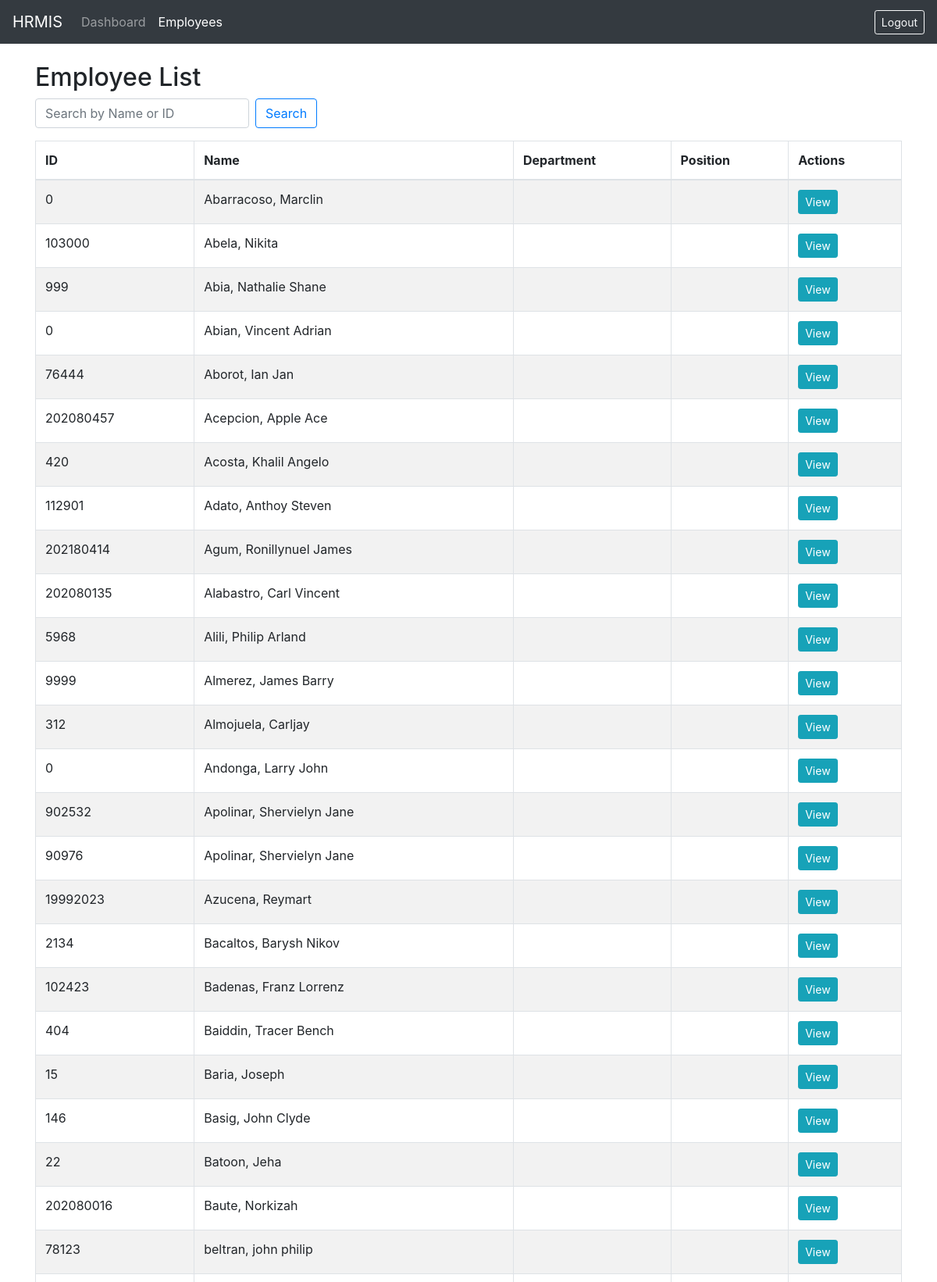
Page /views/list_employees.php (signed in, upper part) on the committed database.
### tables this page shows
CREATE TABLE `employees` (
  `id` int NOT NULL AUTO_INCREMENT,
  `firstname` varchar(100) DEFAULT NULL,
  `middlename` varchar(100) DEFAULT NULL,
  `surname` varchar(100) DEFAULT NULL,
  `name_extension` varchar(5) DEFAULT NULL,
  `date_of_birth` date DEFAULT NULL,
  `birth_city` varchar(45) NOT NULL,
  `birth_province` varchar(45) NOT NULL,
  `birth_country` varchar(45) NOT NULL,
  `sex` varchar(7) NOT NULL,
  `civil_status` varchar(10) NOT NULL,
  `height_in_meter` float NOT NULL,
  `weight_in_kg` float NOT NULL,
  `contactno` varchar(45) NOT NULL,
  `blood_type` varchar(45) NOT NULL,
  `gsis_id` varchar(20) DEFAULT NULL,
  `sss_no` varchar(45) DEFAULT NULL,
  `philhealth_no` varchar(20) DEFAULT NULL,
  `tin_no` varchar(20) DEFAULT NULL,
  `employee_no` int NOT NULL,
  `citizenship` varchar(45) NOT NULL,
  `res_spec_address` varchar(45) DEFAULT NULL,
  `res_street_address` varchar(45) DEFAULT NULL,
  `res_vill_address` varchar(45) DEFAULT NULL,
  `res_barangay_address` varchar(45) NOT NULL,
  `res_city` varchar(45) NOT NULL,
  `res_municipality` varchar(45) NOT NULL,
  `res_province` varchar(45) NOT NULL,
  `res_zipcode` varchar(45) NOT NULL,
  `perm_spec_address` varchar(45) DEFAULT NULL,
  `perm_street_address` varchar(45) DEFAULT NULL,
  `perm_vill_address` varchar(45) DEFAULT NULL,
  `perm_barangay_address` varchar(45) NOT NULL,
  `perm_city` varchar(45) NOT NULL,
  `perm_municipality` varchar(45) NOT NULL,
  `perm_province` varchar(45) NOT NULL,
  `perm_zipcode` varchar(45) NOT NULL,
  `telephone_no` varchar(50) DEFAULT NULL,
  `mobile_no` varchar(50) DEFAULT NULL,
  `email_address` varchar(100) DEFAULT NULL,
  `Q34A` tinyint NOT NULL,
  `Q34B` tinyint NOT NULL,
  `Q34_details` varchar(45) DEFAULT NULL,
  `Q35a` tinyint NOT NULL,
  `Q35b` tinyint NOT NULL,
  `Q35_details` varchar(45) DEFAULT NULL,
  `Q36` varchar(45) NOT NULL,
  `Q36_details` varchar(45) DEFAULT NULL,
  `Q37` tinyint NOT NULL,
  `Q37_details` varchar(45) DEFAULT NULL,
  `Q38a` tinyint NOT NULL,
  `Q38b` tinyint NOT NULL,
  `Q38_details` varchar(45) DEFAULT NULL,
  `Q39a` tinyint NOT NULL,
  `Q39b` tinyint NOT NULL,
  `Q39_details` varchar(45) DEFAULT NULL,
  `Q40a` tinyint NOT NULL,
  `Q40a_details` varchar(45) DEFAULT NULL,
  `Q40b` tinyint NOT NULL,
  `Q40b_details` varchar(45) DEFAULT NULL,
  `Q40c` tinyint NOT NULL,
  `Q40c_details` varchar(45) DEFAULT NULL,
  `place_of_birth` varchar(255) DEFAULT NULL,
  `pagibig_id` varchar(20) DEFAULT NULL,
  `residential_address` text,
  `residential_zip` varchar(10) DEFAULT NULL,
  `permanent_address` text,
  `permanent_zip` varchar(10) DEFAULT NULL,
  `department` varchar(100) DEFAULT NULL,
  `position` varchar(100) DEFAULT NULL,
  `date_hired` date DEFAULT NULL,
  `created_at` timestamp NULL DEFAULT CURRENT_TIMESTAMP,
  PRIMARY KEY (`id`)
);

### classes/Employee.php (called while the page is built, shortened)
<?php
class Employee {
    private $conn;
    private $table_name = "employees";
    public function __construct($db) {
        $this->conn = $db;
    }
    public function readAll($search = "") {
        $query = "SELECT * FROM " . $this->table_name;
        $query .= " ORDER BY surname ASC";
        $stmt = $this->conn->prepare($query);
        $stmt->execute();
        return $stmt;
    }
}
?>

### views/list_employees.php (the view, shortened to what this page needs)
<?php
require_once '../classes/Employee.php';
$database = new Database();
$db = $database->getConnection();
$employee = new Employee($db);
$search = isset($_GET['search']) ? $_GET['search'] : "";
$stmt = $employee->readAll($search);
?>
<!DOCTYPE html>
<html>
<head>
    <link rel="stylesheet" href="https://stackpath.bootstrapcdn.com/bootstrap/4.5.2/css/bootstrap.min.css">
</head>
<body>
    <nav class="navbar navbar-expand-lg navbar-dark bg-dark">
        <a class="navbar-brand" href="../dashboard.php">HRMIS</a>
        <div class="collapse navbar-collapse">
            <ul class="navbar-nav mr-auto">
                <li class="nav-item">
                    <a class="nav-link" href="../dashboard.php">Dashboard</a>
                </li>
                <li class="nav-item active">
                    <a class="nav-link" href="list_employees.php">Employees</a>
                </li>
            </ul>
            <a href="../logout.php" class="btn btn-outline-light btn-sm">Logout</a>
        </div>
    </nav>
    <div class="container mt-4">
        <h2>Employee List</h2>
        <form class="form-inline mb-3" method="GET">
            <input class="form-control mr-sm-2" type="search" name="search" placeholder="Search by Name or ID" value="<?php echo htmlspecialchars($search); ?>">
            <button class="btn btn-outline-primary my-2 my-sm-0" type="submit">Search</button>
        </form>
        <table class="table table-bordered table-striped">
            <thead>
                <tr>
                    <th>ID</th>
                    <th>Name</th>
                    <th>Department</th>
                    <th>Position</th>
                    <th>Actions</th>
                </tr>
            </thead>
            <tbody>
                <?php while ($row = $stmt->fetch(PDO::FETCH_ASSOC)): ?>
                <tr>
                    <td><?php echo htmlspecialchars($row['employee_no']); ?></td>
                    <td><?php echo htmlspecialchars($row['surname'] . ', ' . $row['firstname']); ?></td>
                    <td><?php echo htmlspecialchars($row['department']); ?></td>
                    <td><?php echo htmlspecialchars($row['position']); ?></td>
                    <td>
                        <a href="view_employee.php?id=<?php echo $row['id']; ?>" class="btn btn-info btn-sm">View</a>
                    </td>
                </tr>
                <?php endwhile; ?>
            </tbody>
        </table>
    </div>
</body>
</html>

### rows in the picture
employees: employee_no "0", surname+firstname "Abarracoso, Marclin"
employees: employee_no "103000", surname+firstname "Abela, Nikita"
employees: employee_no "999", surname+firstname "Abia, Nathalie Shane"
employees: employee_no "0", surname+firstname "Abian, Vincent Adrian"
employees: employee_no "76444", surname+firstname "Aborot, Ian Jan"
employees: employee_no "202080457", surname+firstname "Acepcion, Apple Ace"
employees: employee_no "420", surname+firstname "Acosta, Khalil Angelo"
employees: employee_no "112901", surname+firstname "Adato, Anthoy Steven"
employees: employee_no "202180414", surname+firstname "Agum, Ronillynuel James"
employees: employee_no "202080135", surname+firstname "Alabastro, Carl Vincent"
employees: employee_no "5968", surname+firstname "Alili, Philip Arland"
employees: employee_no "9999", surname+firstname "Almerez, James Barry"
employees: employee_no "312", surname+firstname "Almojuela, Carljay"
employees: employee_no "0", surname+firstname "Andonga, Larry John"
employees: employee_no "902532", surname+firstname "Apolinar, Shervielyn Jane"
employees: employee_no "90976", surname+firstname "Apolinar, Shervielyn Jane"
employees: employee_no "19992023", surname+firstname "Azucena, Reymart"
employees: employee_no "2134", surname+firstname "Bacaltos, Barysh Nikov"
employees: employee_no "102423", surname+firstname "Badenas, Franz Lorrenz"
employees: employee_no "404", surname+firstname "Baiddin, Tracer Bench"
employees: employee_no "15", surname+firstname "Baria, Joseph"
employees: employee_no "146", surname+firstname "Basig, John Clyde"
employees: employee_no "22", surname+firstname "Batoon, Jeha"
employees: employee_no "202080016", surname+firstname "Baute, Norkizah"
employees: employee_no "78123", surname+firstname "beltran, john philip"
